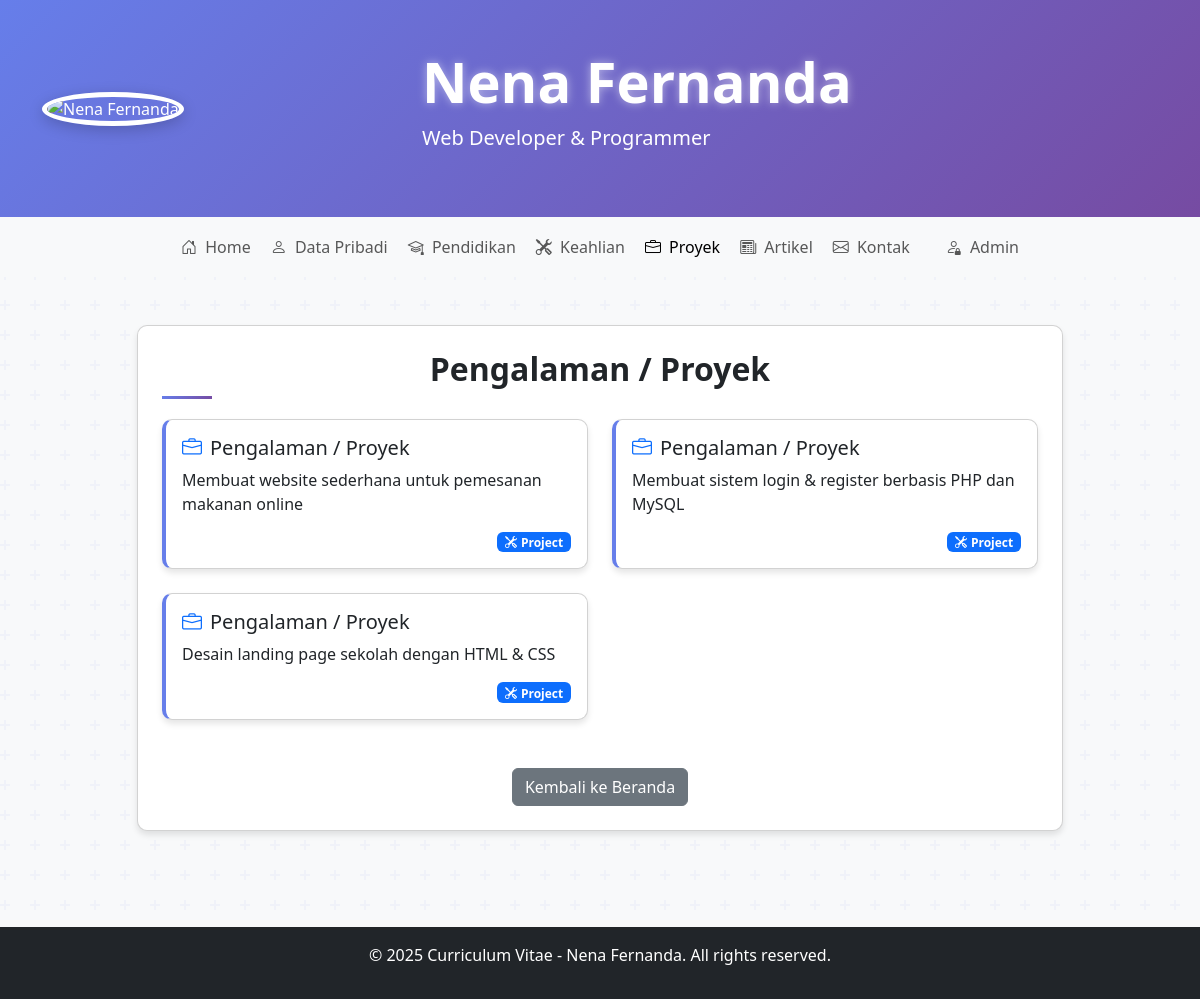
The app's page /projects.php with its own data.
### tables this page shows
CREATE TABLE `cv_data` (
  `id` int(11) NOT NULL,
  `section` varchar(50) NOT NULL,
  `title` varchar(255) NOT NULL,
  `content` text NOT NULL,
  `order_position` int(11) DEFAULT 0,
  `created_at` timestamp NOT NULL DEFAULT current_timestamp()
);

### config.php (called while the page is built, shortened)
<?php
function getConnection() {
    try {
        $pdo = new PDO("mysql:host=" . DB_HOST . ";dbname=" . DB_NAME, DB_USER, DB_PASS);
        $pdo->setAttribute(PDO::ATTR_ERRMODE, PDO::ERRMODE_EXCEPTION);
        return $pdo;
    } catch(PDOException $e) {
        die("Connection failed: " . $e->getMessage());
    }
}
function getCvDataBySection($section) {
    $pdo = getConnection();
    $stmt = $pdo->prepare("SELECT * FROM cv_data WHERE section = ? ORDER BY order_position ASC");
    $stmt->execute([$section]);
    return $stmt->fetchAll(PDO::FETCH_ASSOC);
}
?>

### projects.php (the view, shortened to what this page needs)
<?php
require_once 'config.php';
$projectsData = getCvDataBySection('projects');
?>
<!DOCTYPE html>
<html lang="id">
<head>
    <link href="https://cdn.jsdelivr.net/npm/bootstrap@5.3.0/dist/css/bootstrap.min.css" rel="stylesheet">
    <link rel="stylesheet" href="https://cdn.jsdelivr.net/npm/bootstrap-icons@1.10.0/font/bootstrap-icons.css">
    <link rel="stylesheet" href="style.css">
    <link rel="stylesheet" href="style_articles.css">
</head>
<body>
    <header class="header-bg py-5">
        <div class="container">
            <div class="row align-items-center">
                <div class="col-md-4 text-center text-md-start">
                    <img src="img/nena.jpg" alt="Nena Fernanda" class="profile-img rounded-circle pulse">
                </div>
                <div class="col-md-8 mt-4 mt-md-0">
                    <h1 class="display-4 fw-bold white-text">Nena Fernanda</h1>
                    <p class="lead">Web Developer & Programmer</p>
                </div>
            </div>
        </div>
    </header>
    <nav class="navbar navbar-expand-lg navbar-light bg-light sticky-top">
        <div class="container">
            <div class="collapse navbar-collapse" id="navbarNav">
                <ul class="navbar-nav mx-auto">
                    <li class="nav-item">
                        <a class="nav-link" href="index.php"><i class="bi bi-house-door me-1"></i> Home</a>
                    </li>
                    <li class="nav-item">
                        <a class="nav-link" href="personal.php"><i class="bi bi-person me-1"></i> Data Pribadi</a>
                    </li>
                    <li class="nav-item">
                        <a class="nav-link" href="education.php"><i class="bi bi-mortarboard me-1"></i> Pendidikan</a>
                    </li>
                    <li class="nav-item">
                        <a class="nav-link" href="skills.php"><i class="bi bi-tools me-1"></i> Keahlian</a>
                    </li>
                    <li class="nav-item">
                        <a class="nav-link active" href="projects.php"><i class="bi bi-briefcase me-1"></i> Proyek</a>
                    </li>
                    <li class="nav-item">
                        <a class="nav-link" href="articles_redirect.php"><i class="bi bi-newspaper me-1"></i> Artikel</a>
                    </li>
                    <li class="nav-item">
                        <a class="nav-link" href="contact.php"><i class="bi bi-envelope me-1"></i> Kontak</a>
                    </li>
                    <li class="nav-item ms-3">
                        <a class="nav-link" href="admin.php"><i class="bi bi-person-lock me-1"></i> Admin</a>
                    </li>
                </ul>
            </div>
        </div>
    </nav>
    <main class="py-5">
        <div class="container">
            <div class="row justify-content-center">
                <div class="col-lg-10">
                    <div class="card p-4 card-float">
                        <h2 class="section-title text-center">Pengalaman / Proyek</h2>
                        <div class="row">
                            <?php foreach($projectsData as $item): ?>
                                <div class="col-md-6 mb-4">
                                    <div class="card project-card h-100 card-float">
                                        <div class="card-body">
                                            <h5 class="card-title"><i class="bi bi-briefcase text-primary me-2"></i><?php echo htmlspecialchars($item['title']); ?></h5>
                                            <p class="card-text"><?php echo htmlspecialchars($item['content']); ?></p>
                                            <div class="d-flex justify-content-end">
                                                <span class="badge bg-primary"><i class="bi bi-tools me-1"></i>Project</span>
                                            </div>
                                        </div>
                                    </div>
                                </div>
                            <?php endforeach; ?>
                        </div>
                        <div class="text-center mt-4">
                            <a href="index.php" class="btn btn-secondary btn-glow">Kembali ke Beranda</a>
                        </div>
                    </div>
                </div>
            </div>
        </div>
    </main>
    <footer class="bg-dark text-white text-center py-3 mt-5">
        <div class="container">
            <p>&copy; 2025 Curriculum Vitae - Nena Fernanda. All rights reserved.</p>
        </div>
    </footer>
</body>
</html>

### style.css (style rules this page uses)
.btn-glow { position: relative; overflow: hidden; transition: all 0.3s ease; }
.white-text { color: #ffffff; text-shadow: 0 0 10px rgba(255, 255, 255, 0.5); }
.card-float { animation: float 3s ease-in-out infinite; }
.pulse { animation: pulse 2s infinite; }

### style_articles.css (style rules this page uses)
body { background-color: #f8f9fa; }
.card { animation: fadeInUp 0.5s ease forwards; opacity: 0; transform: translateY(20px); }
.card:nth-child(1) { animation-delay: 0.1s; }

### projects.php (style rules this page uses)
body { background-color: #f8f9fa; font-family: 'Segoe UI', Tahoma, Geneva, Verdana, sans-serif; }
.header-bg { background: linear-gradient(135deg, #667eea 0%, #764ba2 100%); color: white; }
.card { border-radius: 10px; box-shadow: 0 4px 6px rgba(0, 0, 0, 0.1); transition: transform 0.3s; }
.section-title { position: relative; padding-bottom: 10px; margin-bottom: 20px; font-weight: 600; }
.section-title:after { content: ''; position: absolute; bottom: 0; left: 0; width: 50px; height: 3px; background: linear-gradient(135deg, #667eea 0%, #764ba2 100%); }
.profile-img { width: 150px; height: 150px; object-fit: cover; border: 5px solid #fff; box-shadow: 0 4px 15px rgba(0, 0, 0, 0.2); }
.project-card { transition: transform 0.3s; border-left: 4px solid #667eea; }
.nav-link { font-weight: 500; padding: 10px 15px; border-radius: 5px; margin: 0 2px; transition: all 0.3s; }

### records on screen
cv_data: title "Pengalaman / Proyek", content "Membuat website sederhana untuk pemesanan makanan online"
cv_data: title "Pengalaman / Proyek", content "Membuat sistem login & register berbasis PHP dan MySQL"
cv_data: title "Pengalaman / Proyek", content "Desain landing page sekolah dengan HTML & CSS"
